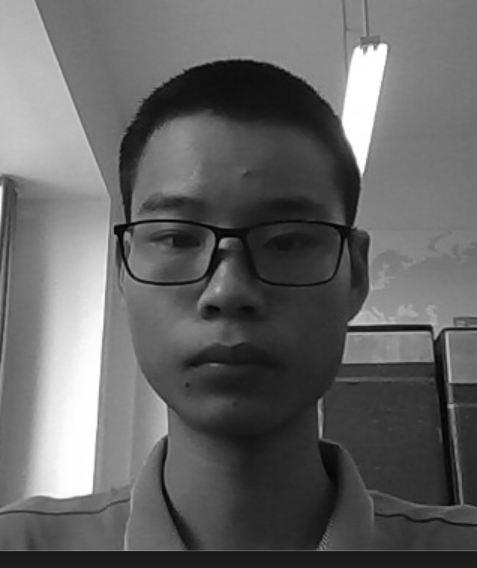
#> input picture Test/picture/1.png, 477 x 568 px, found by its file name; its folder holds only this picture in this run
$ python LBP.py
#> lines starting #> are read from the running program, lines starting #| are printed output that depends on the picture
import cv2
import numpy as np
import os

def LBP(image):
    W, H = image.shape                    #获得图像长宽
    xx = [-1,  0,  1, 1, 1, 0, -1, -1]
    yy = [-1, -1, -1, 0, 1, 1,  1,  0]    #xx, yy 主要作用对应顺时针旋转时,相对中点的相对值.
    res = np.zeros((W - 2, H - 2),dtype="uint8")  #创建0数组,显而易见维度原始图像的长宽分别减去2，并且类型一定的是uint8,无符号8位,opencv图片的存储格式.
    for i in range(1, W - 2):
        for j in range(1, H - 2):
            temp = ""
            for m in range(8):
                Xtemp = xx[m] + i
                Ytemp = yy[m] + j    #分别获得对应坐标点
                if image[Xtemp, Ytemp] > image[i, j]: #像素比较
                    temp = temp + '1'
                else:
                    temp = temp + '0'
            #print int(temp, 2)
            res[i - 1][j - 1] =int(temp, 2)   #写入结果中
    return res


def Tran(src, drc):
#> called with src = 'Test\\picture', drc = 'Test\\pic2'
    list = os.listdir(src)
    sum = 0
    for i in list:
        try:
            img = cv2.imread(src + "/" + i, 0)
#> img is the input picture: shape (568, 477); min 2, max 255, mean 100.6
            img = cv2.resize(img, (224, 224), interpolation=cv2.INTER_AREA)    #将图片变成固定大小224,224,这步可以不用,自己选择
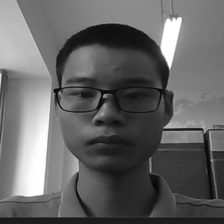
#> img: shape (224, 224); min 6, max 255, mean 100.6
            cv2.imshow("temp", img)
            cv2.waitKey(0)
            cv2.destroyAllWindows()
            res = LBP(img.copy())
#> after the loop in LBP, `for i in range(1, W - 2):`:
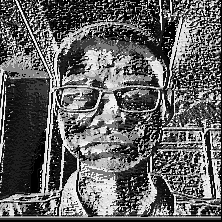
#> res: shape (222, 222); min 0, max 255, mean 98.6
            cv2.imwrite(drc + "/" + i, res)
            sum = int(sum) + 1
            print (i + " is finnished, number is " + str(sum))
        except:
            print ("error in ") + i


src = "Test\picture"
drc = "Test\pic2"


Tran(src, drc)

$ run again, on Test/picture/origianl.png
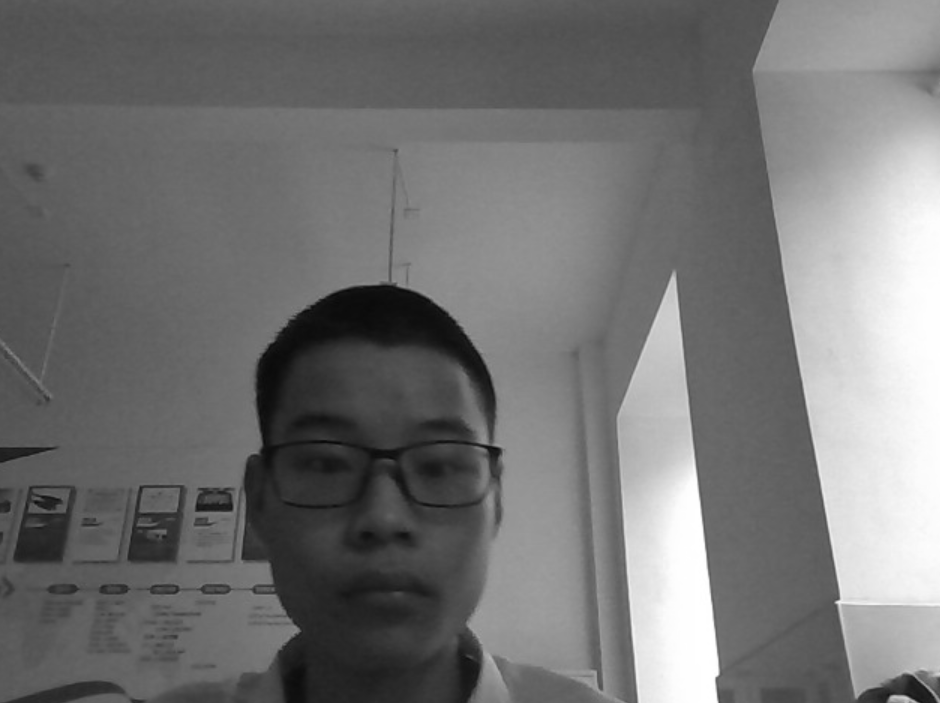
#> input picture Test/picture/origianl.png, 940 x 703 px, found by its file name
#> in Tran, img is the input picture: shape (703, 940); min 8, max 255, mean 115.3
#> in Tran, `img = cv2.resize(img, (224, 224), interpolation=cv2.INTER_AREA)`:
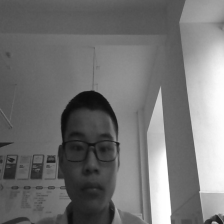
#> img: shape (224, 224); min 11, max 255, mean 115.3
#> after the loop in LBP, `for i in range(1, W - 2):`:
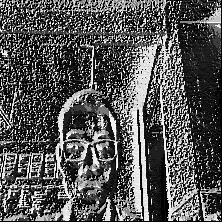
#> res: shape (222, 222); min 0, max 255, mean 85.5
